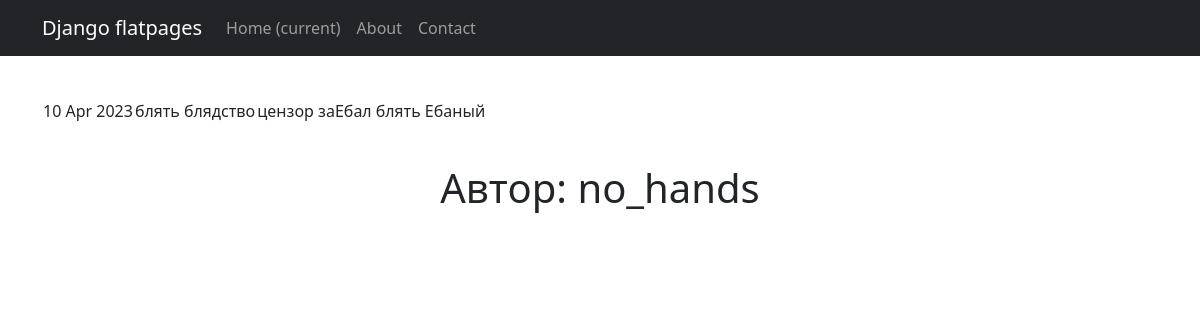
/news/5, run on the app's committed database.
### newsapp/models.py (models this page shows, shortened)
class Post(models.Model):  # Статьи и новости, которые создают пользователи
	author = models.ForeignKey(Author, on_delete=models.CASCADE)
	ARTICLE = 'AR'
	NEWS = 'NE'
	CATEGORY = ((NEWS, 'Новость'), (ARTICLE, 'Статья'),)
	choice_category = models.CharField(max_length=2, choices=CATEGORY, default=NEWS)
	date_creation = models.DateTimeField(auto_now_add=True)
	post_category = models.ManyToManyField(Category, through='PostCategory')
	title = models.CharField(max_length=255)
	text = models.TextField()
	rating = models.SmallIntegerField(default=0)

class Author(models.Model):  # Модель, содержащая объекты всех авторов.
	user_author = models.OneToOneField(User, on_delete=models.CASCADE)
	rating_author = models.SmallIntegerField(default=0)
	def __str__(self):
		return str(self.user_author)

### newsapp/views.py (the view)
# urls.py: path('<int:pk>', PostDetail.as_view())
class PostDetail(DetailView):
	model = Post
	template_name = 'post_detail.html'
	context_object_name = 'post_detail'

### newsapp/templatetags/censor.py (called while the page is built)
@register.filter()
def censor(text):
	return f'{text}'

### templates/post_detail.html (shortened to what this page needs)
{% extends 'flatpages/default.html' %}
{% load censor %}
{% block content %}
            <p>&nbsp;</p>
            <table>
            <tbody>
            <tr>
            <td style="text-align: left;"></td>
            <td style="text-align: left;"></td>
            <td style="text-align: left;"></td>
            </tr>
            <td>{{ post_detail.date_creation|date:'d M Y' }}</td>
            <td>{{ post_detail.title }}</td>
            <td>{{ post_detail.text|censor }}</td>
            </tbody>
            </table>
            <p>&nbsp;</p>
<h1>Автор: {{ post_detail.author }}</h1>
{% endblock content %}

### data on the page
Post: date_creation "10 Apr 2023", title "блять блядство", text|censor "цензор заЕбал блять Ебаный", author "no_hands"
